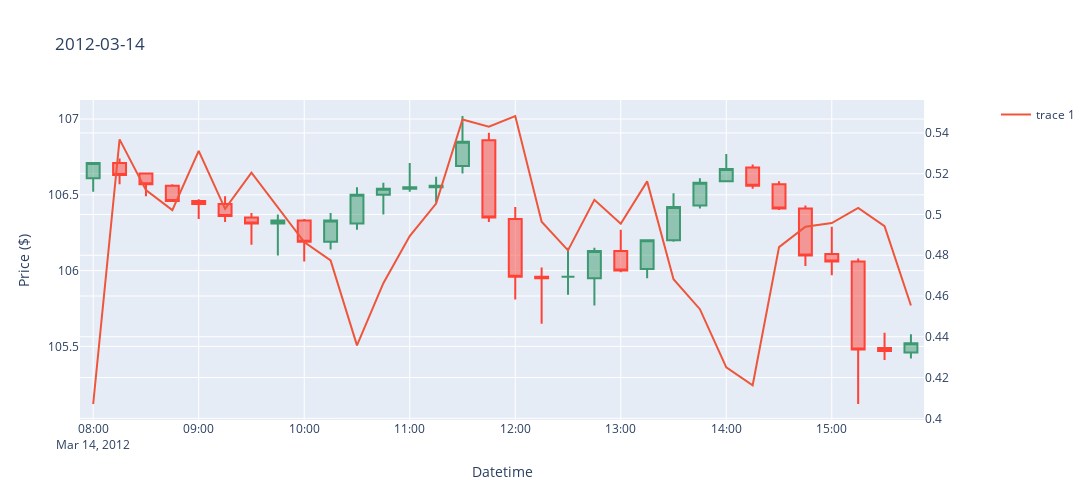
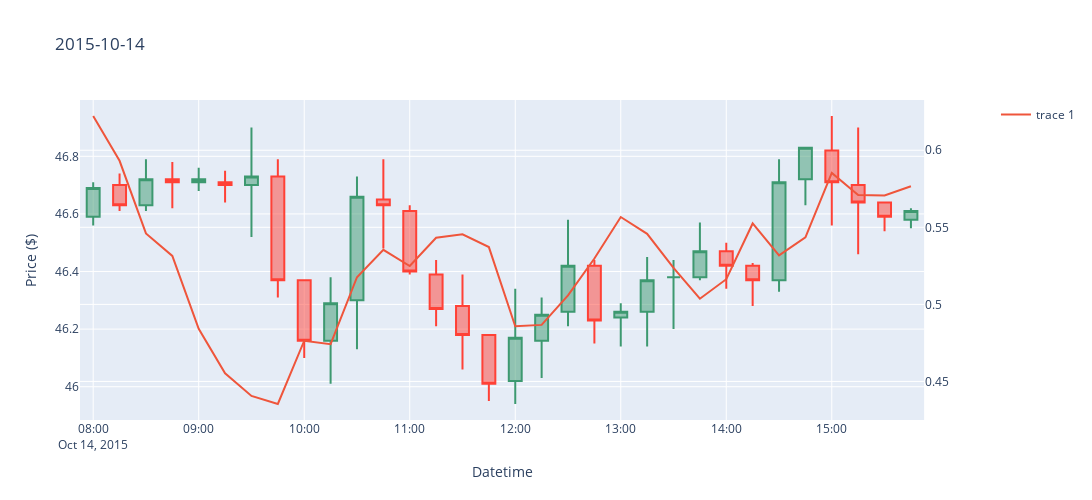

The cell these charts' notebook holds for them, in order:
### Markdown cell above
Try using simple moving average of the distance to see it helps with visualization

### Code cell
window_size = 4
sma_values = df_uturn.groupby(df_uturn['datetime'].dt.date)['high_dst_15m'].rolling(window=window_size, min_periods=1).mean().reset_index(level=0, drop=True)
df_uturn['high_dst_15m_sma'] = sma_values

for day in days[:3]:
    df_day = df_uturn[df_uturn['datetime'].dt.date == day]
    plot_candlestick(df_day, day, 'high_dst_15m_sma')
